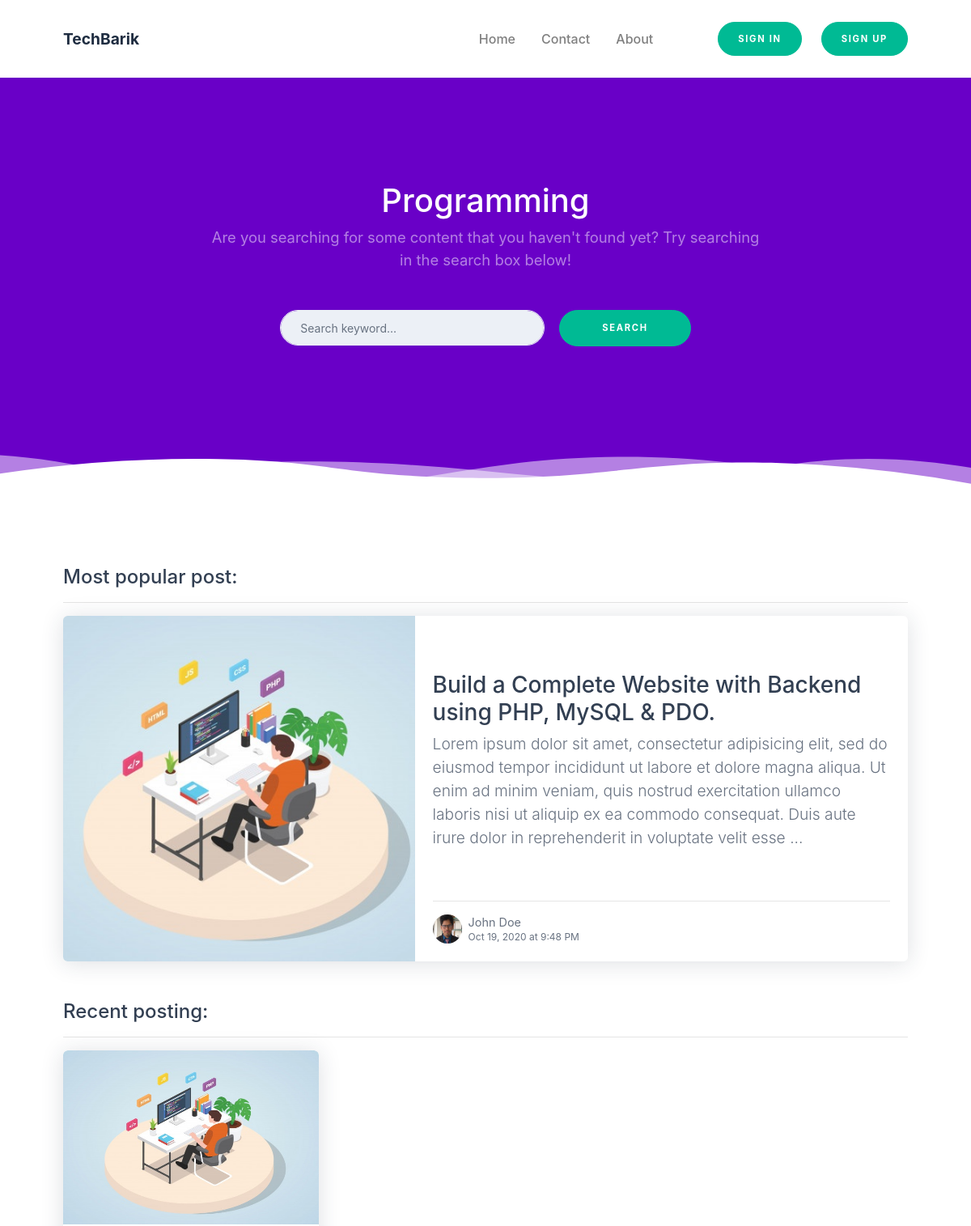
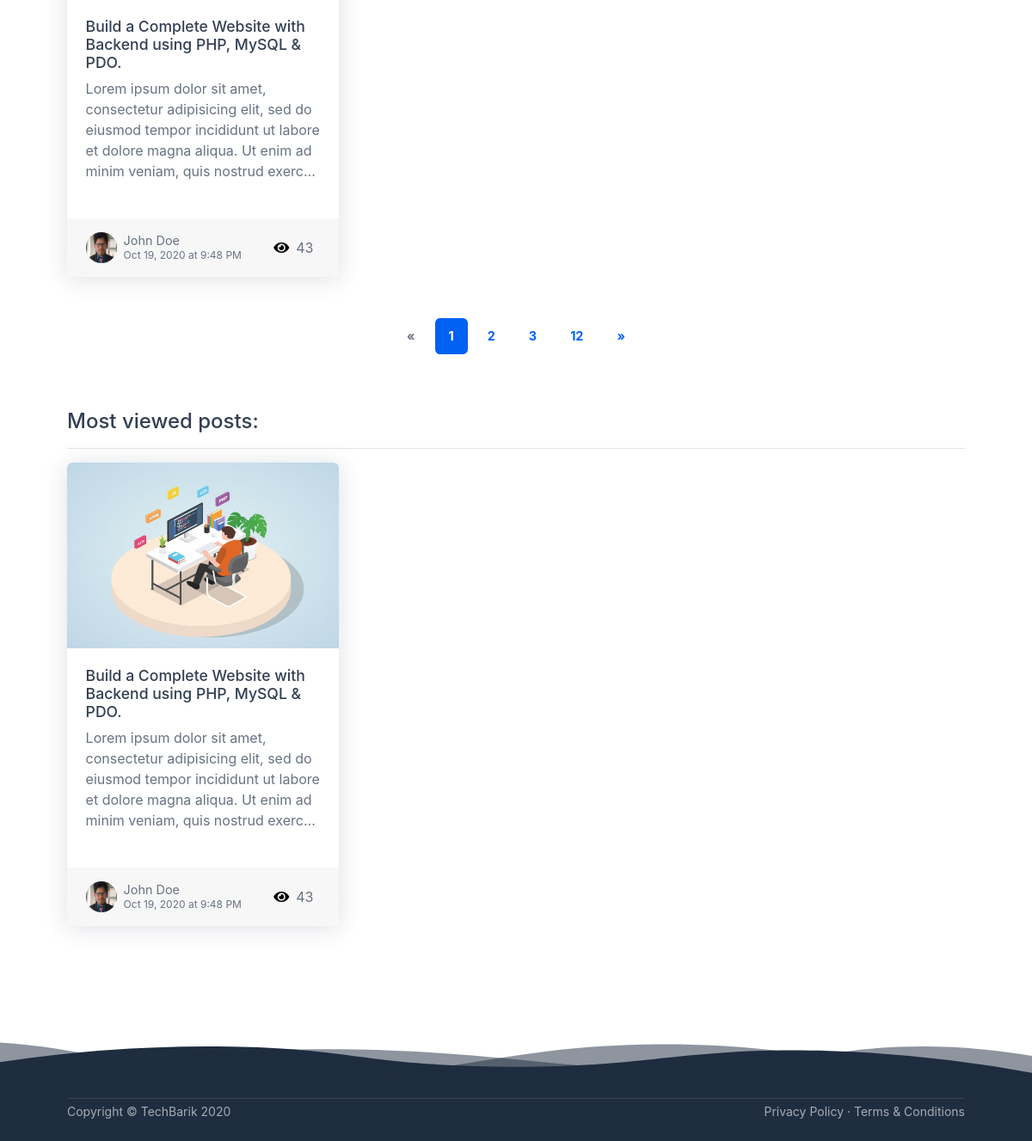
The app's page /categories.php?category_id=1&category_name=Programming with its own data (2 pictures, top to bottom).
### tables this page shows
CREATE TABLE `posts` (
  `post_id` int(11) NOT NULL,
  `post_title` varchar(255) NOT NULL,
  `post_detail` text NOT NULL,
  `post_category_id` int(11) NOT NULL,
  `post_image` text NOT NULL,
  `post_date` varchar(255) NOT NULL,
  `post_status` varchar(255) NOT NULL DEFAULT 'Published',
  `post_author` varchar(255) NOT NULL,
  `post_views` int(11) NOT NULL DEFAULT 0,
  `post_comment_count` int(11) NOT NULL DEFAULT 0,
  `post_tags` text NOT NULL
);

### categories.php (the view, shortened to what this page needs)
<?php require_once("./includes/header.php"); ?>
        <div id="layoutDefault">
            <div id="layoutDefault_content">
                <main>
                    <nav class="navbar navbar-marketing navbar-expand-lg bg-white navbar-light">
                        <div class="container">
                            <a class="navbar-brand text-dark" href="index.php">TechBarik</a>
                            <div class="collapse navbar-collapse" id="navbarSupportedContent">
                                <ul class="navbar-nav ml-auto mr-lg-5">
                                    <li class="nav-item">
                                        <a class="nav-link" href="index.php">Home </a>
                                    </li>
                                    <li class="nav-item dropdown no-caret">
                                        <a class="nav-link" href="contact.php">Contact</a>
                                    </li>
                                    <li class="nav-item dropdown no-caret">
                                        <a class="nav-link" href="about.php">About</a>
                                    </li>
                                </ul>
                                <?php
                                    require_once("./includes/auth.php");
                                ?>
                            </div>
                        </div>
                    </nav>
                    <header class="page-header page-header-dark bg-secondary">
                        <div class="page-header-content">
                            <div class="container">
                                <div class="row justify-content-center">
                                    <div class="col-xl-8 col-lg-10 text-center">
                                        <h1 class="page-header-title"><?php echo $_GET['category_name']; ?></h1>
                                        <p class="page-header-text mb-5">Are you searching for some content that you haven't found yet? Try searching in the search box below!</p>
                                        <form class="page-header-signup mb-2 mb-md-0" action="category_search.php" method="POST">
                                            <div class="form-row justify-content-center">
                                                <div class="col-lg-6 col-md-8">
                                                    <div class="form-group mr-0 mr-lg-2">
                                                        <input name="search-keyword" class="form-control form-control-solid rounded-pill" type="text" placeholder="Search keyword..."/>
                                                    </div>
                                                </div>
                                                <div class="col-lg-3 col-md-4"><button class="btn btn-teal btn-block btn-marketing rounded-pill" type="submit">Search</button></div>
                                            </div>
                                        </form>
                                    </div>
                                </div>
                            </div>
                        </div>
                        <div class="svg-border-waves text-white">
                        </div>
                    </header>
                    <section class="bg-white py-10">
                        <div class="container">
                        <h1>Most popular post:</h1>
                        <hr />
                            <?php
                                $sql = "SELECT * FROM posts WHERE post_status = ? AND post_category_id = ? ORDER BY post_views DESC LIMIT 1";
                                $stmt = $pdo->prepare($sql);
                                $stmt->execute(['Published', $_GET['category_id']]);
                                $post = $stmt->fetch(PDO::FETCH_ASSOC);
                                $post_id = $post['post_id'];
                                $post_title = $post['post_title'];
                                $post_detail = substr($post['post_detail'], 0, 300);
                                $post_author = $post['post_author'];
                                $post_date = $post['post_date'];
                                $post_image = $post['post_image'];
                            ?>
                            <a class="card post-preview post-preview-featured lift mb-5" href="single.php?post_id=<?php echo $post_id; ?>">
                                <div class="row no-gutters">
                                    <div class="col-lg-5"><div class="post-preview-featured-img" style='background-image: url("./img/<?php echo $post_image; ?>")'></div></div>
                                    <div class="col-lg-7">
                                        <div class="card-body">
                                            <div class="py-5">
                                                <h5 class="card-title"><?php echo $post_title; ?></h5>
                                                <p class="card-text">
                                                    <?php echo $post_detail; ?>...
                                                </p>
                                            </div>
                                            <hr />
                                            <div class="post-preview-meta">
                                                <img class="post-preview-meta-img" src="./img/mdabarik.jpg" />
                                                <div class="post-preview-meta-details">
                                                    <div class="post-preview-meta-details-name"><?php echo $post_author; ?></div>
                                                    <div class="post-preview-meta-details-date"><?php echo $post_date; ?></div>
                                                </div>
                                            </div>
                                        </div>
                                    </div>
                                </div>
                            </a>
                            <h1>Recent posting:</h1>
                            <hr />
                            <div class="row">
                               <?php
                                    $sql = "SELECT * FROM posts WHERE post_status = :status AND post_category_id = :id ORDER BY post_id DESC LIMIT 6";
                                    $stmt = $pdo->prepare($sql);
                                    $stmt->execute([
                                        ':status' => 'Published',
                                        ':id' => $_GET['category_id']
                                    ]);
                                    while($posts = $stmt->fetch(PDO::FETCH_ASSOC)) {
                                        $post_id = $posts['post_id'];
                                        $post_title = $posts['post_title'];
                                        $post_detail = substr($posts['post_detail'], 0, 170);
                                        $post_image = $posts['post_image'];
                                        $post_date = $posts['post_date'];
                                        $post_author = $posts['post_author'];
                                        $post_views = $posts['post_views'];
                                        ?>
                                            <div class="col-md-6 col-xl-4 mb-5">
                                                <a class="card post-preview lift h-100" href="single.php?post_id=<?php echo $post_id; ?>"
                                                    ><img class="card-img-top" src="./img/<?php echo $post_image; ?>" alt="<?php echo $post_image; ?>" style="height: 40%"/>
                                                    <div class="card-body">
                                                        <h5 class="card-title"><?php echo $post_title; ?></h5>
                                                        <p class="card-text"><?php echo $post_detail; ?>...</p>
                                                    </div>
                                                    <div class="card-footer d-flex align-items-center justify-content-between">
                                                        <div class="post-preview-meta">
                                                            <img class="post-preview-meta-img" src="./img/mdabarik.jpg" />
                                                            <div class="post-preview-meta-details">
                                                                <div class="post-preview-meta-details-name"><?php echo $post_author; ?></div>
                                                                <div class="post-preview-meta-details-date"><?php echo $post_date; ?></div>
                                                            </div>
                                                        </div>
                                                        <div class="post-preview-meta">
                                                            <i class="fas fa-eye mr-2" style="color: #000"></i><?php echo $post_views; ?>
                                                        </div>
                                                    </div>
                                                </a>
                                            </div>
                                   <?php }
                                ?>
                            </div>
                            <nav aria-label="Page navigation example">
                                <ul class="pagination pagination-blog justify-content-center">
                                    <li class="page-item disabled">
                                        <a class="page-link" href="#!" aria-label="Previous"><span aria-hidden="true">&#xAB;</span></a>
                                    </li>
                                    <li class="page-item active"><a class="page-link" href="#!">1</a></li>
                                    <li class="page-item"><a class="page-link" href="#!">2</a></li>
                                    <li class="page-item"><a class="page-link" href="#!">3</a></li>
                                    <li class="page-item"><a class="page-link" href="#!">12</a></li>
                                    <li class="page-item">
                                        <a class="page-link" href="#!" aria-label="Next"><span aria-hidden="true">&#xBB;</span></a>
                                    </li>
                                </ul>
                            </nav>
                            <h1 class="pt-5">Most viewed posts:</h1>
                            <hr />
                            <div class="row">
                                <?php
                                    $sql = "SELECT * FROM posts WHERE post_status = :status AND post_category_id = :id ORDER BY post_views DESC LIMIT 3";
                                    $stmt = $pdo->prepare($sql);
                                    $stmt->execute([
                                        ':status' => 'Published',
                                        ':id' => $_GET['category_id']
                                    ]);
                                    while($posts = $stmt->fetch(PDO::FETCH_ASSOC)) {
                                        $post_id = $posts['post_id'];
                                        $post_title = $posts['post_title'];
                                        $post_detail = substr($posts['post_detail'], 0, 170);
                                        $post_image = $posts['post_image'];
                                        $post_date = $posts['post_date'];
                                        $post_author = $posts['post_author'];
                                        $post_views = $posts['post_views']; ?>
                                            <div class="col-md-6 col-xl-4 mb-5">
                                                <a class="card post-preview lift h-100" href="single.php?post_id=<?php echo $post_id; ?>"
                                                    ><img class="card-img-top" src="./img/<?php echo $post_image; ?>" alt="<?php echo $post_image; ?>" style="height: 40%"/>
                                                    <div class="card-body">
                                                        <h5 class="card-title"><?php echo $post_title; ?></h5>
                                                        <p class="card-text"><?php echo $post_detail; ?>...</p>
                                                    </div>
                                                    <div class="card-footer d-flex align-items-center justify-content-between">
                                                        <div class="post-preview-meta">
                                                            <img class="post-preview-meta-img" src="./img/mdabarik.jpg" />
                                                            <div class="post-preview-meta-details">
                                                                <div class="post-preview-meta-details-name"><?php echo $post_author; ?></div>
                                                                <div class="post-preview-meta-details-date"><?php echo $post_date; ?></div>
                                                            </div>
                                                        </div>
                                                        <div class="post-preview-meta">
                                                            <i class="fas fa-eye mr-2" style="color: #000"></i><?php echo $post_views; ?>
                                                        </div>
                                                    </div>
                                                </a>
                                            </div>
                                    <?php }
                                ?>
                            </div>
                        </div>
                        <div class="svg-border-waves text-dark">
                        </div>
                </main>
            </div>
            <div id="layoutDefault_footer">
                <footer class="footer pt-2 pb-4 mt-auto bg-dark footer-dark">
                    <div class="container">
                        <hr class="mb-1" />
                        <div class="row align-items-center">
                            <div class="col-md-6 small">Copyright &#xA9; TechBarik 2020</div>
                            <div class="col-md-6 text-md-right small">
                                <a href="privacy_policy.php">Privacy Policy</a>
                                &#xB7;
                                <a href="terms_conditions.php">Terms &amp; Conditions</a>
                            </div>
                        </div>
                    </div>
                </footer>
            </div>
        </div>
<?php require_once("./includes/footer.php"); ?>

### records on screen
posts: post_image (picture), post_title "Build a Complete Website with Backend using PHP, MySQL & PDO.", post_detail "Lorem ipsum dolor sit amet, consectetur adipisicing elit, sed do eiusmod tempor incididunt ut labore et dolore magna aliqua. Ut enim ad minim veniam, quis nostrud exercitation ullamco laboris nisi ut aliquip ex ea commodo consequat. Duis aute irure dolor in reprehenderit in voluptate velit esse", post_author "John Doe", post_date "Oct 19, 2020 at 9:48 PM", post_detail "Lorem ipsum dolor sit amet, consectetur adipisicing elit, sed do eiusmod tempor incididunt ut labore et dolore magna aliqua. Ut enim ad minim veniam, quis nostrud exerc", post_views "43"

### other values on screen
$_GET['category_name'] "Programming"
